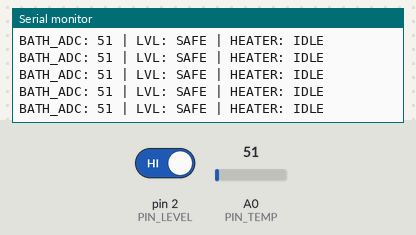
The sketch below on a simulated Arduino Uno, built with avr-gcc and run on an emulated ATmega328P. On the bench: the last lines printed to the serial monitor. The test bench sets the inputs (shaded band); at power-on: A0 (PIN_TEMP) = 51, pin 2 (PIN_LEVEL) HIGH.

Above: at 3.1 s.
3.2 s: A0 (PIN_TEMP) set to 95
At 3.6 s:
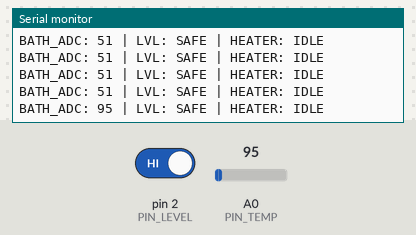
6.2 s: A0 (PIN_TEMP) set to 104
At 6.41 s:
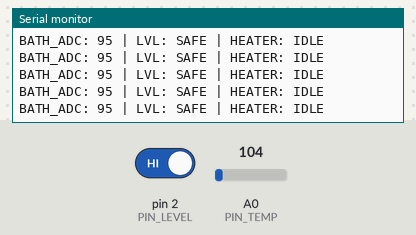
Timing chart, 0 to 9.2 s (numbered marks = the images above; inputs shaded):
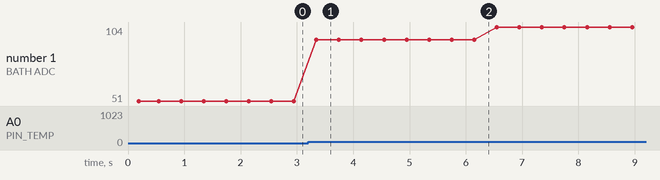

Measured:
- after the input at 3.2 s, the serial monitor: prints a new line after 0.15 s (image 1)
- plotted number 1: 51 → 95 after the input at 3.2 s, 95 → 104 after the input at 6.2 s

The sketch:

Heater_ET.ino
```cpp
/*
 * PROJECT: 12kW Aircraft Plating Bath Controller
 * CALIBRATION: PT100 Voltage Divider @ 8MHz
 * OFF TARGET: 80°C (Measured ADC: 442)
 */

const int PIN_TEMP  = A0; // Physical Pin 23
const int PIN_LEVEL = 2;  // Physical Pin 32
const int PIN_SSR   = 11; // Physical Pin 15 (PB3)

// --- FINAL MRO CALIBRATION ---
// Logic: If ADC drops BELOW 445, it is HOT -> Turn OFF
//        If ADC rises ABOVE 470, it is COLD -> Turn ON
const int SETPOINT_ON  = 470;
const int SETPOINT_OFF = 445;

void setup() {
  Serial.begin(4800);
  pinMode(PIN_LEVEL, INPUT);
  pinMode(PIN_SSR, OUTPUT);
  digitalWrite(PIN_SSR, LOW); // Safe initialization

  Serial.println(F("================================"));

  Serial.println(F("SYSTEM STATUS: RUNNING"));
  Serial.println(F("================================"));
}

void loop() {
  int adc = analogRead(PIN_TEMP);
  bool waterOk = (digitalRead(PIN_LEVEL) == HIGH);
  static bool heaterState = false;

  // SAFETY & THERMAL INTERLOCK
  if (!waterOk) {
    heaterState = false; // Emergency: Low level
  } else {
    // Temperature Logic (Inverse curve)
    if (adc > SETPOINT_ON)  heaterState = true;  // Tank is COLD
    if (adc < SETPOINT_OFF) heaterState = false; // Tank is HOT
  }

  // DRIVE TRANSISTOR
  digitalWrite(PIN_SSR, heaterState ? HIGH : LOW);

  // TELEMETRY
  Serial.print(F("BATH_ADC: ")); Serial.print(adc);
  Serial.print(F(" | LVL: "));    Serial.print(waterOk ? "SAFE" : "LOW ");
  Serial.print(F(" | HEATER: ")); Serial.println(heaterState ? "ACTIVE" : "IDLE");

  delay(400);
}
```
